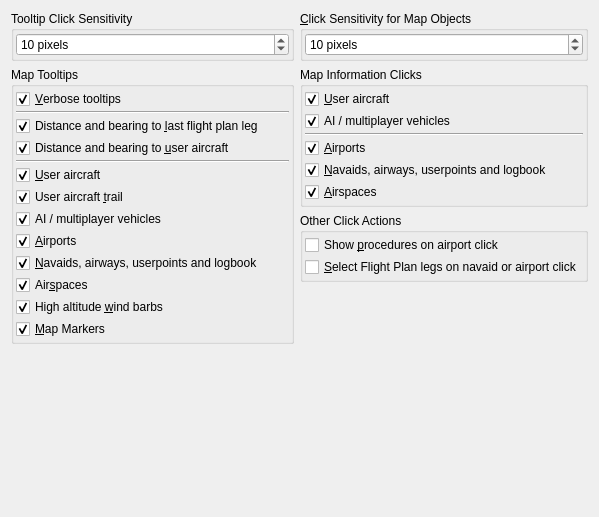
          <widget class="QWidget" name="scrollAreaWidgetContents_21">
           <property name="geometry">
            <rect>
             <x>0</x>
             <y>0</y>
             <width>599</width>
             <height>517</height>
            </rect>
           </property>
           <layout class="QGridLayout" name="gridLayout_2">
            <item row="2" column="1">
             <widget class="QGroupBox" name="groupBoxOptionsMapInfoClicks_2">
              <property name="title">
               <string>Other Click Actions </string>
              </property>
              <layout class="QVBoxLayout" name="verticalLayout_15">
               <property name="spacing">
                <number>2</number>
               </property>
               <property name="leftMargin">
                <number>2</number>
               </property>
               <property name="topMargin">
                <number>2</number>
               </property>
               <property name="rightMargin">
                <number>2</number>
               </property>
               <property name="bottomMargin">
                <number>2</number>
               </property>
               <item>
                <widget class="QCheckBox" name="checkBoxOptionsMapClickAirportProcs">
                 <property name="toolTip">
                  <string>Show procedures in procedure search tab on airport click</string>
                 </property>
                 <property name="text">
                  <string>Show &amp;procedures on airport click</string>
                 </property>
                 <property name="checked">
                  <bool>false</bool>
                 </property>
                </widget>
               </item>
               <item>
                <widget class="QCheckBox" name="checkBoxOptionsMapClickFlightplan">
                 <property name="toolTip">
                  <string>Select flight plan leg clicked on the map</string>
                 </property>
                 <property name="text">
                  <string>&amp;Select Flight Plan legs on navaid or airport click</string>
                 </property>
                 <property name="checked">
                  <bool>false</bool>
                 </property>
                </widget>
               </item>
              </layout>
             </widget>
            </item>
            <item row="1" column="1">
             <widget class="QGroupBox" name="groupBoxOptionsMapInfoClicks">
              <property name="title">
               <string>Map Information Clicks</string>
              </property>
              <layout class="QVBoxLayout" name="verticalLayout_5">
               <property name="spacing">
                <number>2</number>
               </property>
               <property name="leftMargin">
                <number>2</number>
               </property>
               <property name="topMargin">
                <number>2</number>
               </property>
               <property name="rightMargin">
                <number>2</number>
               </property>
               <property name="bottomMargin">
                <number>2</number>
               </property>
               <item>
                <widget class="QCheckBox" name="checkBoxOptionsMapClickUserAircraft">
                 <property name="toolTip">
                  <string>Show information for the user aircraft when clicking on the map</string>
                 </property>
                 <property name="text">
                  <string>&amp;User aircraft</string>
                 </property>
                 <property name="checked">
                  <bool>true</bool>
                 </property>
                </widget>
               </item>
               <item>
                <widget class="QCheckBox" name="checkBoxOptionsMapClickAiAircraft">
                 <property name="toolTip">
                  <string>Show information for AI or multiplayer aircraft / ship when clicking on the map</string>
                 </property>
                 <property name="text">
                  <string>AI / multiplayer vehicles</string>
                 </property>
                 <property name="checked">
                  <bool>true</bool>
                 </property>
                </widget>
               </item>
               <item>
                <widget class="Line" name="line_9">
                 <property name="orientation">
                  <enum>Qt::Horizontal</enum>
                 </property>
                </widget>
               </item>
               <item>
                <widget class="QCheckBox" name="checkBoxOptionsMapClickAirport">
                 <property name="toolTip">
                  <string>Show information for airports when clicking on the map</string>
                 </property>
                 <property name="text">
                  <string>&amp;Airports</string>
                 </property>
                 <property name="checked">
                  <bool>true</bool>
                 </property>
                </widget>
               </item>
               <item>
                <widget class="QCheckBox" name="checkBoxOptionsMapClickNavaid">
                 <property name="toolTip">
                  <string>Show information for waypoints, VOR, NDB, airways,
userpoints and logbook entries when clicking on the map</string>
                 </property>
                 <property name="text">
                  <string>&amp;Navaids, airways, userpoints and logbook</string>
                 </property>
                 <property name="checked">
                  <bool>true</bool>
                 </property>
                </widget>
               </item>
               <item>
                <widget class="QCheckBox" name="checkBoxOptionsMapClickAirspace">
                 <property name="toolTip">
                  <string>Show information for airspaces when clicking on the map</string>
                 </property>
                 <property name="text">
                  <string>&amp;Airspaces</string>
                 </property>
                 <property name="checked">
                  <bool>true</bool>
                 </property>
                </widget>
               </item>
              </layout>
             </widget>
            </item>
            <item row="4" column="0">
             <spacer name="verticalSpacer_19">
              <property name="orientation">
               <enum>Qt::Vertical</enum>
              </property>
              <property name="sizeHint" stdset="0">
               <size>
                <width>20</width>
                <height>0</height>
               </size>
              </property>
             </spacer>
            </item>
            <item row="0" column="1">
             <widget class="QGroupBox" name="groupBoxMapClickSensitivity_2">
              <property name="title">
               <string>&amp;Click Sensitivity for Map Objects</string>
              </property>
              <layout class="QGridLayout" name="gridLayout_4">
               <property name="leftMargin">
                <number>2</number>
               </property>
               <property name="topMargin">
                <number>2</number>
               </property>
               <property name="rightMargin">
                <number>2</number>
               </property>
               <property name="bottomMargin">
                <number>2</number>
               </property>
               <item row="0" column="0">
                <widget class="QSpinBox" name="spinBoxOptionsMapClickRect">
                 <property name="toolTip">
                  <string>Larger values will catch more objects.
Smaller values will allow a finer selection.</string>
                 </property>
                 <property name="suffix">
                  <string> pixels</string>
                 </property>
                 <property name="prefix">
                  <string/>
                 </property>
                 <property name="minimum">
                  <number>2</number>
                 </property>
                 <property name="maximum">
                  <number>20</number>
                 </property>
                 <property name="value">
                  <number>10</number>
                 </property>
                </widget>
               </item>
              </layout>
             </widget>
            </item>
            <item row="0" column="0">
             <widget class="QGroupBox" name="groupBoxMapClickSensitivity">
              <property name="title">
               <string>Tooltip Click Sensitivity</string>
              </property>
              <layout class="QGridLayout" name="gridLayout_3">
               <property name="leftMargin">
                <number>2</number>
               </property>
               <property name="topMargin">
                <number>2</number>
               </property>
               <property name="rightMargin">
                <number>2</number>
               </property>
               <property name="bottomMargin">
                <number>2</number>
               </property>
               <item row="2" column="0">
                <widget class="QSpinBox" name="spinBoxOptionsMapTooltipRect">
                 <property name="toolTip">
                  <string>Larger values will list more objects in the tooltip.</string>
                 </property>
                 <property name="suffix">
                  <string> pixels</string>
                 </property>
                 <property name="prefix">
                  <string/>
                 </property>
                 <property name="minimum">
                  <number>2</number>
                 </property>
                 <property name="maximum">
                  <number>20</number>
                 </property>
                 <property name="value">
                  <number>10</number>
                 </property>
                </widget>
               </item>
              </layout>
             </widget>
            </item>
            <item row="1" column="0" rowspan="3">
             <widget class="QGroupBox" name="groupBoxMapTooltips">
              <property name="title">
               <string>Map Tooltips</string>
              </property>
              <layout class="QVBoxLayout" name="verticalLayout_8">
               <property name="spacing">
                <number>2</number>
               </property>
               <property name="leftMargin">
                <number>2</number>
               </property>
               <property name="topMargin">
                <number>2</number>
               </property>
               <property name="rightMargin">
                <number>2</number>
               </property>
               <property name="bottomMargin">
                <number>2</number>
               </property>
               <item>
                <widget class="QCheckBox" name="checkBoxOptionsMapTooltipVerbose">
                 <property name="toolTip">
                  <string>Show detailed information about map objects if checked</string>
                 </property>
                 <property name="text">
                  <string>&amp;Verbose tooltips</string>
                 </property>
                 <property name="checked">
                  <bool>true</bool>
                 </property>
                </widget>
               </item>
               <item>
                <widget class="Line" name="line_23">
                 <property name="orientation">
                  <enum>Qt::Horizontal</enum>
                 </property>
                </widget>
               </item>
               <item>
                <widget class="QCheckBox" name="checkBoxOptionsMapTooltipDistBrgFlightplan">
                 <property name="toolTip">
                  <string>Show distance and bearing to last flight plan leg on top of tooltip</string>
                 </property>
                 <property name="text">
                  <string>Distance and bearing to &amp;last flight plan leg</string>
                 </property>
                 <property name="checked">
                  <bool>true</bool>
                 </property>
                </widget>
               </item>
               <item>
                <widget class="QCheckBox" name="checkBoxOptionsMapTooltipDistBrgUser">
                 <property name="toolTip">
                  <string>Show distance and bearing to user aircraft on top of tooltip</string>
                 </property>
                 <property name="text">
                  <string>Distance and bearing to &amp;user aircraft</string>
                 </property>
                 <property name="checked">
                  <bool>true</bool>
                 </property>
                </widget>
               </item>
               <item>
                <widget class="Line" name="line_8">
                 <property name="orientation">
                  <enum>Qt::Horizontal</enum>
                 </property>
                </widget>
               </item>
               <item>
                <widget class="QCheckBox" name="checkBoxOptionsMapTooltipUserAircraft">
                 <property name="toolTip">
                  <string>Show tooltips for the user aircraft when hovering the cursor over the map</string>
                 </property>
                 <property name="text">
                  <string>&amp;User aircraft</string>
                 </property>
                 <property name="checked">
                  <bool>true</bool>
                 </property>
                </widget>
               </item>
               <item>
                <widget class="QCheckBox" name="checkBoxOptionsMapTooltipTrail">
                 <property name="toolTip">
                  <string>Show tooltips for points on the user aircraft trail</string>
                 </property>
                 <property name="text">
                  <string>User aircraft &amp;trail</string>
                 </property>
                 <property name="checked">
                  <bool>true</bool>
                 </property>
                </widget>
               </item>
               <item>
                <widget class="QCheckBox" name="checkBoxOptionsMapTooltipAiAircraft">
                 <property name="toolTip">
                  <string>Show tooltips for AI or multiplayer aircraft / ship when hovering the cursor over the map</string>
                 </property>
                 <property name="text">
                  <string>AI / multiplayer vehicles</string>
                 </property>
                 <property name="checked">
                  <bool>true</bool>
                 </property>
                </widget>
               </item>
               <item>
                <widget class="QCheckBox" name="checkBoxOptionsMapTooltipAirport">
                 <property name="toolTip">
                  <string>Show tooltips for airports, parking, towers and helipads when hovering the cursor over the map</string>
                 </property>
                 <property name="text">
                  <string>&amp;Airports</string>
                 </property>
                 <property name="checked">
                  <bool>true</bool>
                 </property>
                </widget>
               </item>
               <item>
                <widget class="QCheckBox" name="checkBoxOptionsMapTooltipNavaid">
                 <property name="toolTip">
                  <string>Show tooltips for waypoints, VOR, NDB, ILS, airways,
userpoints and logbook entries when hovering the cursor over the map</string>
                 </property>
                 <property name="text">
                  <string>&amp;Navaids, airways, userpoints and logbook</string>
                 </property>
                 <property name="checked">
                  <bool>true</bool>
                 </property>
                </widget>
               </item>
               <item>
                <widget class="QCheckBox" name="checkBoxOptionsMapTooltipAirspace">
                 <property name="toolTip">
                  <string>Show tooltips for airspaces when hovering the cursor over the map</string>
                 </property>
                 <property name="text">
                  <string>Air&amp;spaces</string>
                 </property>
                 <property name="checked">
                  <bool>true</bool>
                 </property>
                </widget>
               </item>
               <item>
                <widget class="QCheckBox" name="checkBoxOptionsMapTooltipWind">
                 <property name="toolTip">
                  <string>Show a tooltip for high altitude winds when hovering the cursor over a wind barb.</string>
                 </property>
                 <property name="text">
                  <string>High altitude &amp;wind barbs</string>
                 </property>
                 <property name="checked">
                  <bool>true</bool>
                 </property>
                </widget>
               </item>
               <item>
                <widget class="QCheckBox" name="checkBoxOptionsMapTooltipUser">
                 <property name="toolTip">
                  <string>Show tooltip at the hotspot of map markers like range rings, measurement lines, MSA diagrams, user holdings or traffic patterns.</string>
                 </property>
                 <property name="text">
                  <string>&amp;Map Markers</string>
                 </property>
                 <property name="checked">
                  <bool>true</bool>
                 </property>
                </widget>
               </item>
              </layout>
             </widget>
            </item>
            <item row="3" column="1" rowspan="2">
             <spacer name="verticalSpacer_24">
              <property name="orientation">
               <enum>Qt::Vertical</enum>
              </property>
              <property name="sizeHint" stdset="0">
               <size>
                <width>20</width>
                <height>0</height>
               </size>
              </property>
             </spacer>
            </item>
           </layout>
          </widget>
